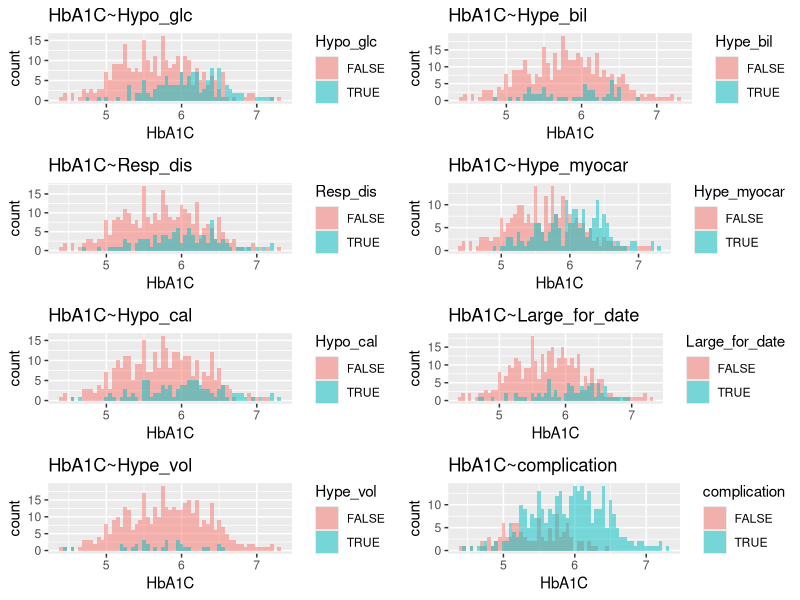
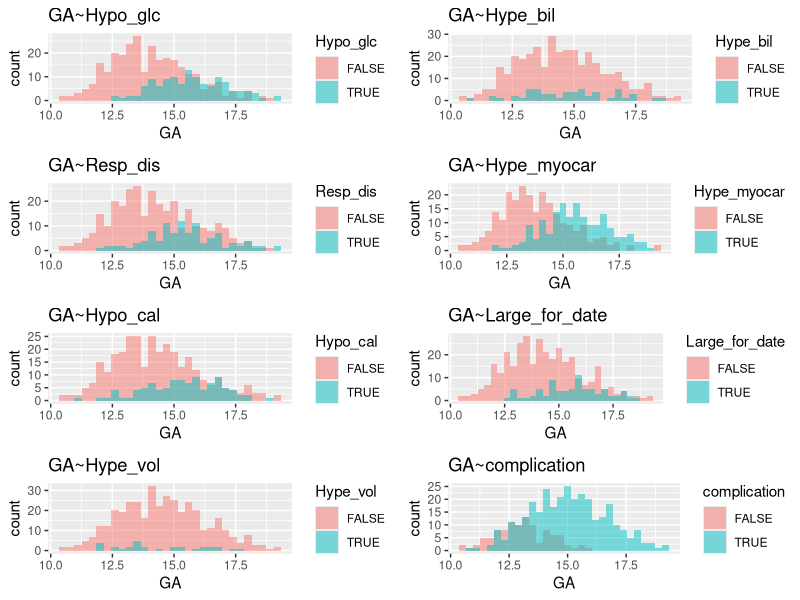
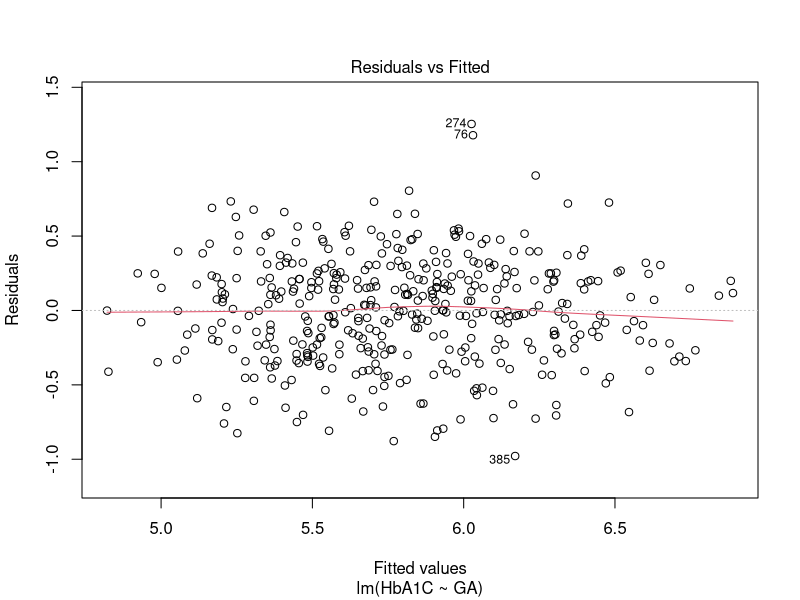
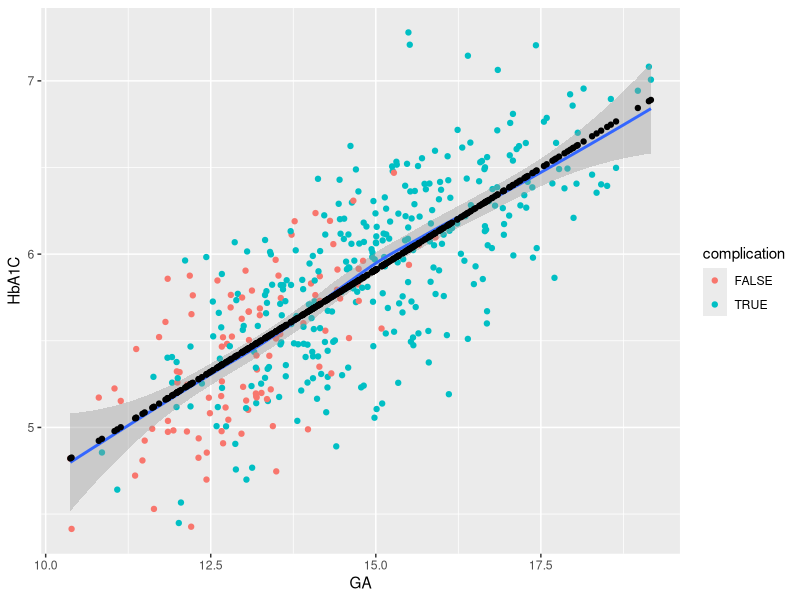
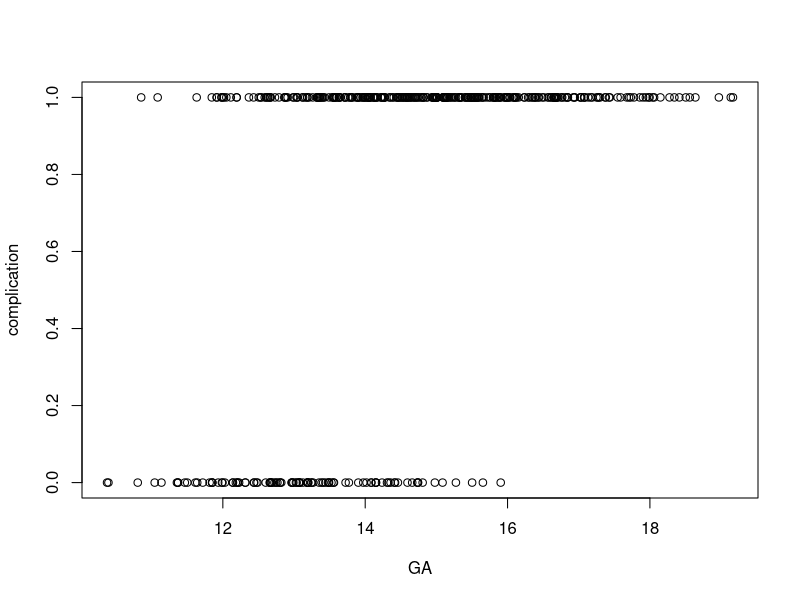
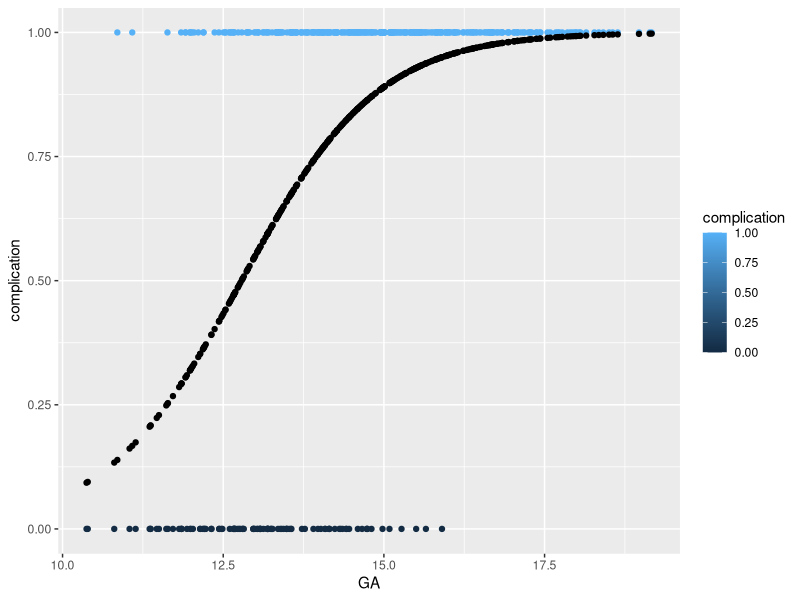
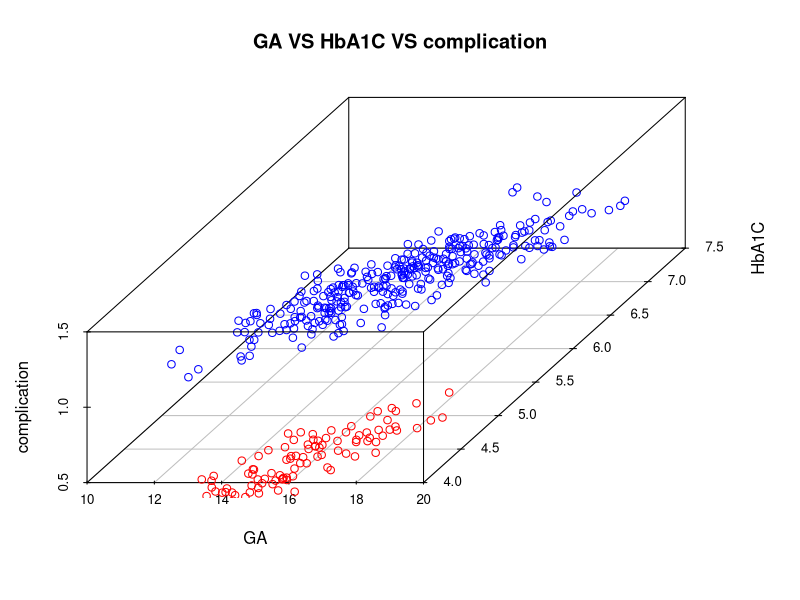

The R script that drew these images, in order:
## ---- chunk 1
########################################## Part1 Data Simulation ##############################################
set.seed(123)
logistic <- function(t) 1 / (1 + exp(-t))

generate_dataset <- function(N){
  temp <- sample(c("Complication", "NoComplication"), N, replace=TRUE, prob=c(0.595, 0.415))
  GA_mean <- c(Complication= 15.3, NoComplication = 13.3)
  GA_sd <- c(Complication = 1.6, NoComplication = 1.1)
  GA <- rnorm(N, mean = GA_mean[temp], sd = GA_sd[temp])
  
  Hb_temp_mean <- c(Complication = 5.9, NoComplication = 5.6)
  Hb_temp_sd <- c(Complication = 0.3, NoComplication = 0.4)
  Hb_temp <- rnorm(N, mean = Hb_temp_mean[temp], sd = Hb_temp_sd[temp])
  HbA1C <- 0.245 * (GA-mean(GA)) + mean(Hb_temp) + rnorm(N, sd = sd(Hb_temp))
  
  Hypo_glc <- runif(N) < (13/42)*2*logistic(GA-mean(GA))
  Resp_dis <- runif(N) < (11/42)*2*logistic(GA-mean(GA))
  Hypo_cal <- runif(N) < (9/42)*2*logistic(GA-mean(GA))
  Hype_vol <- sample(c(TRUE, FALSE), N,replace=TRUE, prob=c(4/42, 1-4/42))
  Hype_bil <- sample(c(TRUE, FALSE), N,replace=TRUE, prob=c(6/42, 1-6/42))
  Hype_myocar <- runif(N) < (17/42)*2*logistic(GA-mean(GA))
  Large_for_date <- runif(N) < (8/42)*2*logistic(GA-mean(GA))
  df <- data.frame(Hypo_glc,Resp_dis,Hypo_cal,Hype_vol,Hype_bil,Hype_myocar,Large_for_date)
  df$complication <- ifelse(apply(df[,c(1:7)],1,sum) != 0, TRUE, FALSE)
  df$GA <- GA
  df$HbA1C <- HbA1C
  return(df)
}
N <- 420
mydata <- generate_dataset(N)
## ---- chunk 2
########################################## Part2 Data Exploration ##############################################
library(ggplot2)

# Multiple plot function

# ggplot objects can be passed in ..., or to plotlist (as a list of ggplot objects)
# - cols:   Number of columns in layout
# - layout: A matrix specifying the layout. If present, 'cols' is ignored.
# If the layout is something like matrix(c(1,2,3,3), nrow=2, byrow=TRUE),
# then plot 1 will go in the upper left, 2 will go in the upper right, and
# 3 will go all the way across the bottom.
multiplot <- function(..., plotlist=NULL, file, cols=1, layout=NULL) {
  library(grid)
  # Make a list from the ... arguments and plotlist
  plots <- c(list(...), plotlist)
  numPlots = length(plots)
  # If layout is NULL, then use 'cols' to determine layout
  if (is.null(layout)) {
    # Make the panel
    # ncol: Number of columns of plots
    # nrow: Number of rows needed, calculated from # of cols
    layout <- matrix(seq(1, cols * ceiling(numPlots/cols)),
                     ncol = cols, nrow = ceiling(numPlots/cols))
  }
  if (numPlots==1) {
    print(plots[[1]])
    } else {
    # Set up the page
    grid.newpage()
    pushViewport(viewport(layout = grid.layout(nrow(layout), ncol(layout))))
    # Make each plot, in the correct location
    for (i in 1:numPlots) {
      # Get the i,j matrix positions of the regions that contain this subplot
      matchidx <- as.data.frame(which(layout == i, arr.ind = TRUE))
      
      print(plots[[i]], vp = viewport(layout.pos.row = matchidx$row,
                                      layout.pos.col = matchidx$col))
    }
  }
}


Hb1 <- ggplot(data = mydata) + geom_histogram(aes(x = HbA1C, fill = Hypo_glc), binwidth = 0.05, alpha = 0.5, position = "identity" )+ggtitle('HbA1C~Hypo_glc') 
Hb2 <- ggplot(data = mydata) + geom_histogram(aes(x = HbA1C, fill = Resp_dis), binwidth = 0.05, alpha = 0.5, position = "identity")+ggtitle('HbA1C~Resp_dis')
Hb3 <- ggplot(data = mydata) + geom_histogram(aes(x = HbA1C, fill = Hypo_cal), binwidth = 0.05, alpha = 0.5, position = "identity")+ggtitle('HbA1C~Hypo_cal')
Hb4 <- ggplot(data = mydata) + geom_histogram(aes(x = HbA1C, fill = Hype_vol), binwidth = 0.05, alpha = 0.5, position = "identity")+ggtitle('HbA1C~Hype_vol')
Hb5 <- ggplot(data = mydata) + geom_histogram(aes(x = HbA1C, fill = Hype_bil), binwidth = 0.05, alpha = 0.5, position = "identity")+ggtitle('HbA1C~Hype_bil')
Hb6 <- ggplot(data = mydata) + geom_histogram(aes(x = HbA1C, fill = Hype_myocar), binwidth = 0.05, alpha = 0.5, position = "identity")+ggtitle('HbA1C~Hype_myocar')
Hb7 <- ggplot(data = mydata) + geom_histogram(aes(x = HbA1C, fill = Large_for_date), binwidth = 0.05, alpha = 0.5, position = "identity")+ggtitle('HbA1C~Large_for_date')
Hb8 <- ggplot(data = mydata) + geom_histogram(aes(x = HbA1C, fill = complication), binwidth = 0.05, alpha = 0.5, position = "identity")+ggtitle('HbA1C~complication')
multiplot(Hb1,Hb2,Hb3,Hb4,Hb5,Hb6,Hb7,Hb8, cols = 2)

GA1 <- ggplot(data = mydata) + geom_histogram(aes(x = GA, fill = Hypo_glc), binwidth = 0.3, alpha = 0.5, position = "identity" )+ggtitle('GA~Hypo_glc')
GA2 <- ggplot(data = mydata) + geom_histogram(aes(x = GA, fill = Resp_dis), binwidth = 0.3, alpha = 0.5, position = "identity")+ggtitle('GA~Resp_dis')
GA3 <- ggplot(data = mydata) + geom_histogram(aes(x = GA, fill = Hypo_cal), binwidth = 0.3, alpha = 0.5, position = "identity")+ggtitle('GA~Hypo_cal')
GA4 <- ggplot(data = mydata) + geom_histogram(aes(x = GA, fill = Hype_vol), binwidth = 0.3, alpha = 0.5, position = "identity")+ggtitle('GA~Hype_vol')
GA5 <- ggplot(data = mydata) + geom_histogram(aes(x = GA, fill = Hype_bil), binwidth = 0.3, alpha = 0.5, position = "identity")+ggtitle('GA~Hype_bil')
GA6 <- ggplot(data = mydata) + geom_histogram(aes(x = GA, fill = Hype_myocar), binwidth = 0.3, alpha = 0.5, position = "identity")+ggtitle('GA~Hype_myocar')
GA7 <- ggplot(data = mydata) + geom_histogram(aes(x = GA, fill = Large_for_date), binwidth = 0.3, alpha = 0.5, position = "identity")+ggtitle('GA~Large_for_date')
GA8 <- ggplot(data = mydata) + geom_histogram(aes(x = GA, fill = complication), binwidth = 0.3, alpha = 0.5, position = "identity")+ggtitle('GA~complication')
multiplot(GA1,GA2,GA3,GA4,GA5,GA6,GA7,GA8, cols = 2)
## ---- chunk 3
T_test <- function(data){
  for (col in names(data)[c(1:8)]){
    print(sprintf("======================================%s======================================",col))
    print(sprintf("======================================GA~%s",col))
    print (t.test(data$GA~data[[col]]))
    print(sprintf("===================================HbA1C~%s",col))
    print (t.test(data$HbA1C~data[[col]]))
  }
}

T_test(mydata)
## ---- chunk 4
cor(mydata[,c(9,10)])
## ---- chunk 5
fit_Hb <- lm(HbA1C~GA,data = mydata)
pred_HB <- predict(fit_Hb)
summary(fit_Hb)   
## ---- chunk 6
plot(fit_Hb,1)
## ---- chunk 7
ggplot(data=mydata)+geom_point(aes(x=GA,y=HbA1C,color = complication))+ geom_smooth(aes(x=GA,y=HbA1C))+geom_point(aes(x=GA,y=pred_HB))
## ---- chunk 8
mydata1 <- data.frame(apply(mydata,2,as.numeric))   # change the T/F to 1/0
plot(complication~GA, data = mydata1)
## ---- chunk 9
logisticPseudoR2s <- function(LogModel) {
  dev <- LogModel$deviance 
  nullDev <- LogModel$null.deviance 
  modelN <-  length(LogModel$fitted.values)
  R.l <-  1 -  dev / nullDev
  R.cs <- 1- exp ( -(nullDev - dev) / modelN)
  R.n <- R.cs / ( 1 - ( exp (-(nullDev / modelN))))
  cat("Pseudo R^2 for logistic regression\n")
  cat("Hosmer and Lemeshow R^2  ", round(R.l, 3), "\n")
  cat("Cox and Snell R^2        ", round(R.cs, 3), "\n")
  cat("Nagelkerke R^2           ", round(R.n, 3),    "\n")
}
fit_Com <- glm(complication~GA,family=binomial, data = mydata1)
pred_com <- predict(fit_Com,type="response")
summary(fit_Com)
logisticPseudoR2s(fit_Com)
## ---- chunk 10
ggplot(data=mydata1)+geom_point(aes(x=GA,y=complication,color = complication))+
  geom_point(aes(x=GA,y= pred_com))

library(scatterplot3d)
s3d <-scatterplot3d( mydata$GA[mydata$complicatio==1],mydata$HbA1C[mydata$complicatio==1],mydata$complication[mydata$complicatio==1],
                    color = "blue",
                    xlab= "GA",ylab=  "HbA1C",zlab="complication", 
                    main="GA VS HbA1C VS complication")
s3d$points3d(mydata$GA[mydata$complicatio==0],mydata$HbA1C[mydata$complicatio==0],mydata$complication[mydata$complicatio==0], col = "red")
